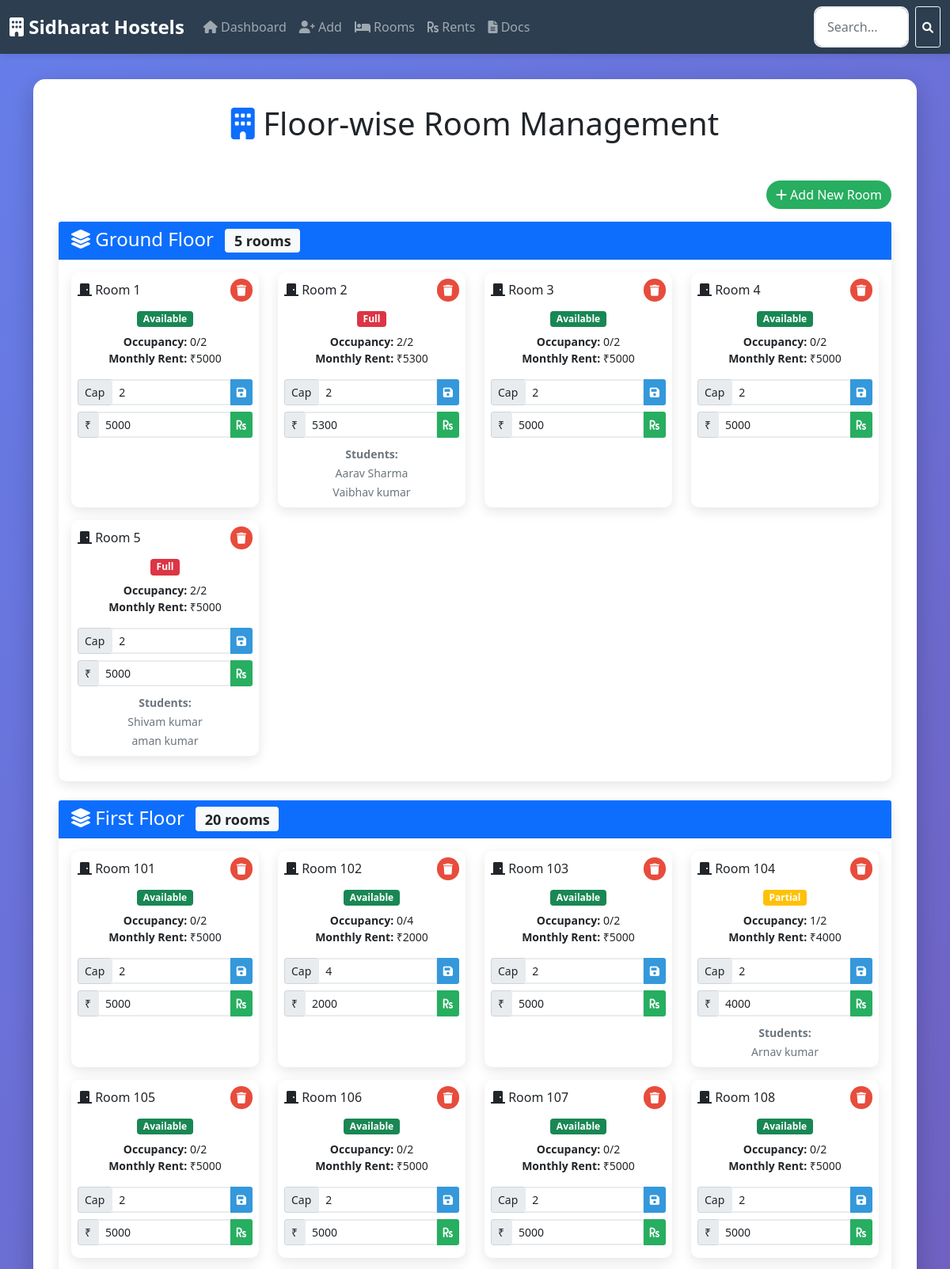
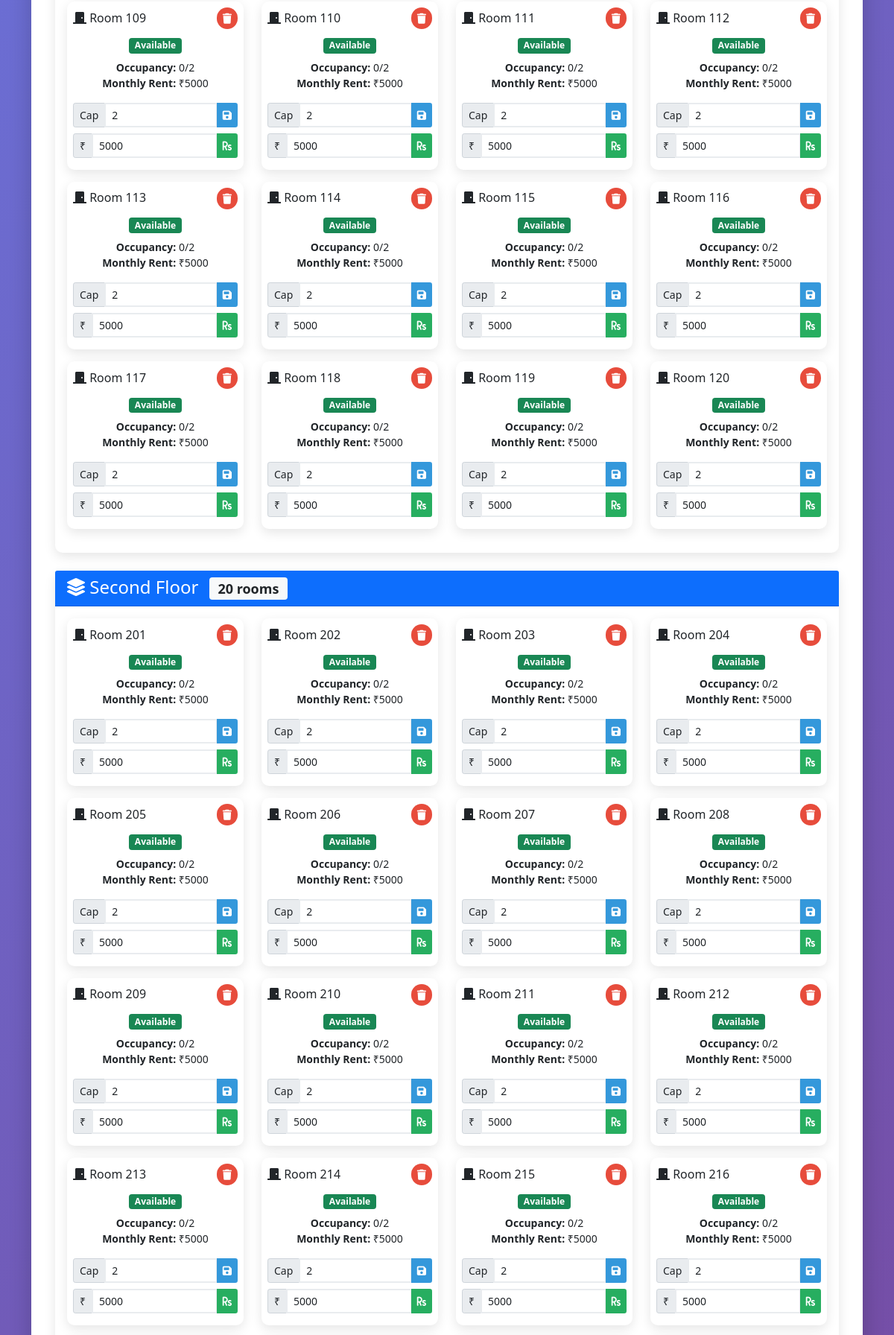
Screenshot of /rooms (upper part) with the database file from the repository (2 pictures, top to bottom).
### tables this page shows
CREATE TABLE rooms (
        room_number INTEGER PRIMARY KEY,
        capacity INTEGER DEFAULT 2,
        occupied INTEGER DEFAULT 0,
        floor INTEGER DEFAULT 0
    , default_rent REAL DEFAULT 5000);

### app.py (the view)
@app.route('/rooms')
def rooms():
    conn = get_db_connection()
    floors_data = {}
    floor_names = {0: 'Ground Floor', 1: 'First Floor', 2: 'Second Floor'}
    for floor_num in [0, 1, 2]:
        rooms = conn.execute('''SELECT r.room_number, r.capacity, r.occupied, r.floor,
                               GROUP_CONCAT(s.name) as students,
                               COALESCE(AVG(s.monthly_fee), COALESCE(r.default_rent, 5000)) as room_rent
                               FROM rooms r
                               LEFT JOIN students s ON r.room_number = s.room_number
                               WHERE r.floor = ?
                               GROUP BY r.room_number
                               ORDER BY r.room_number''', (floor_num,)).fetchall()
        floors_data[floor_num] = {
            'name': floor_names[floor_num],
            'rooms': rooms
        }
    conn.close()
    return render_template('rooms.html', floors_data=floors_data)

### app.py (called while the page is built)
def get_db_connection():
    conn = sqlite3.connect('hostel.db')
    conn.row_factory = sqlite3.Row
    return conn

### templates/rooms.html (shortened to what this page needs)
{% extends "base.html" %}
{% block content %}
<div class="row mb-4">
    <div class="col-12">
        <h1 class="text-center mb-4">
            <i class="fas fa-building text-primary"></i>
            Floor-wise Room Management
        </h1>
    </div>
</div>
<div class="row mb-3">
    <div class="col-12 text-end">
        <button type="button" class="btn btn-success" data-bs-toggle="modal" data-bs-target="#addRoomModal">
            <i class="fas fa-plus"></i> Add New Room
        </button>
    </div>
</div>
{% for floor_num, floor_data in floors_data.items() %}
<div class="row mb-4">
    <div class="col-12">
        <div class="card">
            <div class="card-header bg-primary text-white">
                <h4 class="mb-0">
                    <i class="fas fa-layer-group"></i> {{ floor_data.name }}
                    <span class="badge bg-light text-dark ms-2">{{ floor_data.rooms|length }} rooms</span>
                </h4>
            </div>
            <div class="card-body">
                {% if floor_data.rooms %}
                <div class="row">
                    {% for room in floor_data.rooms %}
                    <div class="col-lg-3 col-md-4 col-sm-6 col-12 mb-3">
                        <div class="card h-100 {% if room.occupied == 0 %}border-success{% elif room.occupied < room.capacity %}border-warning{% else %}border-danger{% endif %}">
                            <div class="card-body text-center p-2">
                                <h6 class="card-title d-flex justify-content-between align-items-center">
                                    <span><i class="fas fa-door-closed"></i> Room {{ room.room_number }}</span>
                                    <button class="btn btn-danger btn-sm"
                                            onclick="removeRoom({{ room.room_number }})"
                                            title="Remove Room">
                                        <i class="fas fa-trash"></i>
                                    </button>
                                </h6>
                                <div class="mb-2">
                                    {% if room.occupied == 0 %}
                                        <span class="badge bg-success">Available</span>
                                    {% elif room.occupied < room.capacity %}
                                        <span class="badge bg-warning">Partial</span>
                                    {% else %}
                                        <span class="badge bg-danger">Full</span>
                                    {% endif %}
                                </div>
                                <p class="card-text small">
                                    <strong>Occupancy:</strong> {{ room.occupied }}/{{ room.capacity }}<br>
                                    <strong>Monthly Rent:</strong> ₹{{ "%.0f"|format(room.room_rent) }}
                                </p>
                                <form method="POST" action="{{ url_for('update_capacity', room_number=room.room_number) }}" class="mb-2">
                                    <div class="input-group input-group-sm">
                                        <span class="input-group-text">Cap</span>
                                        <input type="number" class="form-control" name="capacity"
                                               value="{{ room.capacity }}" min="1" max="10" required>
                                        <button type="submit" class="btn btn-primary btn-sm">
                                            <i class="fas fa-save"></i>
                                        </button>
                                    </div>
                                </form>
                                <form method="POST" action="{{ url_for('update_rent', room_number=room.room_number) }}" class="mb-2">
                                    <div class="input-group input-group-sm">
                                        <span class="input-group-text">₹</span>
                                        <input type="number" class="form-control" name="rent"
                                               value="{{ "%.0f"|format(room.room_rent) }}" min="0" max="50000" step="100" required>
                                        <button type="submit" class="btn btn-success btn-sm">
                                            <i class="fas fa-rupee-sign"></i>
                                        </button>
                                    </div>
                                </form>
                                {% if room.students %}
                                <div class="mt-2">
                                    <small class="text-muted">
                                        <strong>Students:</strong><br>
                                        {{ room.students.replace(',', '<br>')|safe }}
                                    </small>
                                </div>
                                {% endif %}
                            </div>
                        </div>
                    </div>
                    {% endfor %}
                </div>
                {% else %}
                <div class="text-center py-3">
                    <i class="fas fa-bed fa-2x text-muted mb-2"></i>
                    <p class="text-muted">No rooms on this floor</p>
                </div>
                {% endif %}
            </div>
        </div>
    </div>
</div>
{% endfor %}
{% endblock %}

### templates/base.html (style rules this page uses)
:root { --primary-color: #2c3e50; --secondary-color: #3498db; --accent-color: #e74c3c; --success-color: #27ae60; }
body { background: linear-gradient(135deg, #667eea 0%, #764ba2 100%); min-height: 100vh; font-family: 'Segoe UI', Tahoma, Geneva, Verdana, sans-serif; }
.card { border: none; border-radius: 10px; box-shadow: 0 5px 15px rgba(0,0,0,0.1); transition: transform 0.3s ease; }
.btn-primary { background: var(--secondary-color); border: none; border-radius: 25px; padding: 10px 25px; }
.btn-danger { background: var(--accent-color); border: none; border-radius: 25px; }
.btn-success { background: var(--success-color); border: none; border-radius: 25px; }
.form-control { border-radius: 10px; border: 2px solid #e9ecef; padding: 12px 15px; }
.input-group-sm .form-control { font-size: 0.875rem; }
.input-group-sm .btn { padding: 0.25rem 0.5rem; }

### rows the page displays
rooms: room_number "1", shows "Available", occupied "0", capacity "2", room_rent "5000", rent "5000"
rooms: room_number "2", shows "Full", occupied "2", capacity "2", room_rent "5300", rent "5300", students.replace "Aarav Sharma Vaibhav kumar"
rooms: room_number "3", shows "Available", occupied "0", capacity "2", room_rent "5000", rent "5000"
rooms: room_number "4", shows "Available", occupied "0", capacity "2", room_rent "5000", rent "5000"
rooms: room_number "5", shows "Full", occupied "2", capacity "2", room_rent "5000", rent "5000", students.replace "Shivam kumar aman kumar"
rooms: room_number "101", shows "Available", occupied "0", capacity "2", room_rent "5000", rent "5000"
rooms: room_number "102", shows "Available", occupied "0", capacity "4", room_rent "2000", rent "2000"
rooms: room_number "103", shows "Available", occupied "0", capacity "2", room_rent "5000", rent "5000"
rooms: room_number "104", shows "Partial", occupied "1", capacity "2", room_rent "4000", rent "4000", students.replace "Arnav kumar"
rooms: room_number "105", shows "Available", occupied "0", capacity "2", room_rent "5000", rent "5000"
rooms: room_number "106", shows "Available", occupied "0", capacity "2", room_rent "5000", rent "5000"
rooms: room_number "107", shows "Available", occupied "0", capacity "2", room_rent "5000", rent "5000"
rooms: room_number "108", shows "Available", occupied "0", capacity "2", room_rent "5000", rent "5000"
rooms: room_number "109", shows "Available", occupied "0", capacity "2", room_rent "5000", rent "5000"
rooms: room_number "110", shows "Available", occupied "0", capacity "2", room_rent "5000", rent "5000"
rooms: room_number "111", shows "Available", occupied "0", capacity "2", room_rent "5000", rent "5000"
rooms: room_number "112", shows "Available", occupied "0", capacity "2", room_rent "5000", rent "5000"
rooms: room_number "113", shows "Available", occupied "0", capacity "2", room_rent "5000", rent "5000"
rooms: room_number "114", shows "Available", occupied "0", capacity "2", room_rent "5000", rent "5000"
rooms: room_number "115", shows "Available", occupied "0", capacity "2", room_rent "5000", rent "5000"
rooms: room_number "116", shows "Available", occupied "0", capacity "2", room_rent "5000", rent "5000"
rooms: room_number "117", shows "Available", occupied "0", capacity "2", room_rent "5000", rent "5000"
rooms: room_number "118", shows "Available", occupied "0", capacity "2", room_rent "5000", rent "5000"
rooms: room_number "119", shows "Available", occupied "0", capacity "2", room_rent "5000", rent "5000"
rooms: room_number "120", shows "Available", occupied "0", capacity "2", room_rent "5000", rent "5000"
rooms: room_number "201", shows "Available", occupied "0", capacity "2", room_rent "5000", rent "5000"
rooms: room_number "202", shows "Available", occupied "0", capacity "2", room_rent "5000", rent "5000"
rooms: room_number "203", shows "Available", occupied "0", capacity "2", room_rent "5000", rent "5000"
rooms: room_number "204", shows "Available", occupied "0", capacity "2", room_rent "5000", rent "5000"
rooms: room_number "205", shows "Available", occupied "0", capacity "2", room_rent "5000", rent "5000"
rooms: room_number "206", shows "Available", occupied "0", capacity "2", room_rent "5000", rent "5000"
rooms: room_number "207", shows "Available", occupied "0", capacity "2", room_rent "5000", rent "5000"
rooms: room_number "208", shows "Available", occupied "0", capacity "2", room_rent "5000", rent "5000"
rooms: room_number "209", shows "Available", occupied "0", capacity "2", room_rent "5000", rent "5000"
rooms: room_number "210", shows "Available", occupied "0", capacity "2", room_rent "5000", rent "5000"
rooms: room_number "211", shows "Available", occupied "0", capacity "2", room_rent "5000", rent "5000"
rooms: room_number "212", shows "Available", occupied "0", capacity "2", room_rent "5000", rent "5000"
rooms: room_number "213", shows "Available", occupied "0", capacity "2", room_rent "5000", rent "5000"
rooms: room_number "214", shows "Available", occupied "0", capacity "2", room_rent "5000", rent "5000"
rooms: room_number "215", shows "Available", occupied "0", capacity "2", room_rent "5000", rent "5000"
rooms: room_number "216", shows "Available", occupied "0", capacity "2", room_rent "5000", rent "5000"

### other values shown
{{ floor_data.name }} "Ground Floor" "First Floor" "Second Floor"
{{ floor_data.rooms|length }} "5" "20" "20"
